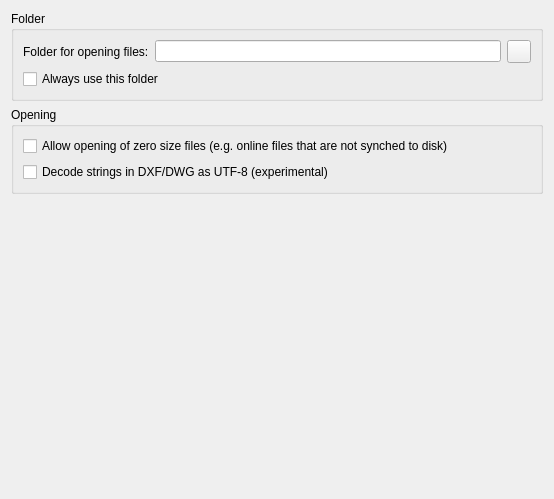
<?xml version="1.0" encoding="UTF-8"?>
<ui version="4.0">
 <class>SaveAs</class>
 <!--
  Class (translation context) and root widget name (settings group) are
  "SaveAs" for backwards compatibility: preferences are stored as SaveAs/...
  Widgets with SettingsGroup "OpenFile" (OpenFile/Path, OpenFile/AlwaysUsePath)
  are loaded and saved by OpenFile.js.
 -->
 <widget class="QWidget" name="SaveAs">
  <property name="geometry">
   <rect>
    <x>0</x>
    <y>0</y>
    <width>554</width>
    <height>499</height>
   </rect>
  </property>
  <layout class="QVBoxLayout" name="verticalLayout_4">
   <item>
    <widget class="QGroupBox" name="groupBox_4">
     <property name="title">
      <string>Folder</string>
     </property>
     <layout class="QVBoxLayout" name="verticalLayout_5">
      <item>
       <layout class="QHBoxLayout" name="horizontalLayout_4">
        <item>
         <widget class="QLabel" name="PathLabel">
          <property name="text">
           <string>Folder for opening files:</string>
          </property>
          <property name="buddy">
           <cstring>Path</cstring>
          </property>
         </widget>
        </item>
        <item>
         <widget class="QLineEdit" name="Path">
          <property name="SettingsGroup" stdset="0">
           <string>OpenFile</string>
          </property>
         </widget>
        </item>
        <item>
         <widget class="QToolButton" name="OpenFile">
          <property name="toolTip">
           <string>Choose Folder</string>
          </property>
          <property name="SettingsGroup" stdset="0">
           <string>OpenFile</string>
          </property>
         </widget>
        </item>
       </layout>
      </item>
      <item>
       <widget class="QCheckBox" name="AlwaysUsePath">
        <property name="toolTip">
         <string>If unchecked, the folder last used to open a file is stored automatically</string>
        </property>
        <property name="text">
         <string>Always use this folder</string>
        </property>
        <property name="SettingsGroup" stdset="0">
         <string>OpenFile</string>
        </property>
       </widget>
      </item>
     </layout>
    </widget>
   </item>
   <item>
    <widget class="QGroupBox" name="groupBox_3">
     <property name="title">
      <string>Opening</string>
     </property>
     <layout class="QVBoxLayout" name="verticalLayout_3">
      <item>
       <widget class="QCheckBox" name="OpenZeroSizeFile">
        <property name="text">
         <string>Allow opening of zero size files (e.g. online files that are not synched to disk)</string>
        </property>
       </widget>
      </item>
      <item>
       <widget class="QCheckBox" name="UTF8">
        <property name="text">
         <string>Decode strings in DXF/DWG as UTF-8 (experimental)</string>
        </property>
       </widget>
      </item>
     </layout>
    </widget>
   </item>
   <item>
    <spacer name="verticalSpacer">
     <property name="orientation">
      <enum>Qt::Vertical</enum>
     </property>
     <property name="sizeHint" stdset="0">
      <size>
       <width>20</width>
       <height>244</height>
      </size>
     </property>
    </spacer>
   </item>
  </layout>
 </widget>
 <resources/>
 <connections/>
</ui>
